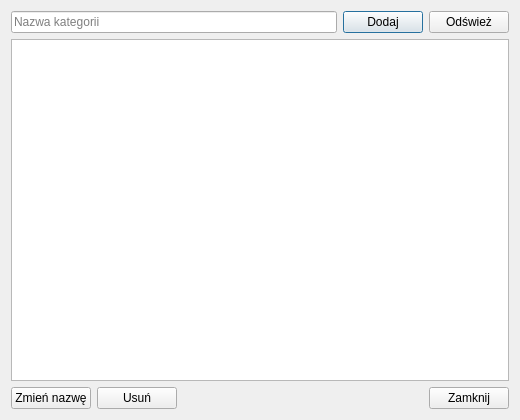
<?xml version="1.0" encoding="UTF-8"?>
<ui version="4.0">
 <class>CategoryDialog</class>
 <widget class="QDialog" name="CategoryDialog">
  <property name="geometry">
   <rect>
    <x>0</x>
    <y>0</y>
    <width>520</width>
    <height>420</height>
   </rect>
  </property>
  <property name="windowTitle">
   <string>Kategorie</string>
  </property>
  <layout class="QVBoxLayout" name="verticalLayout">
   <item>
    <layout class="QHBoxLayout" name="addLayout">
     <item>
      <widget class="QLineEdit" name="categoryNameEdit">
       <property name="placeholderText">
        <string>Nazwa kategorii</string>
       </property>
      </widget>
     </item>
     <item>
      <widget class="QPushButton" name="addCategoryButton">
       <property name="text">
        <string>Dodaj</string>
       </property>
      </widget>
     </item>
     <item>
      <widget class="QPushButton" name="refreshButton">
       <property name="text">
        <string>Odśwież</string>
       </property>
      </widget>
     </item>
    </layout>
   </item>
   <item>
    <widget class="QTableView" name="categoriesTableView"/>
   </item>
   <item>
    <layout class="QHBoxLayout" name="bottomLayout">
     <item>
      <widget class="QPushButton" name="renameButton">
       <property name="text">
        <string>Zmień nazwę</string>
       </property>
      </widget>
     </item>
     <item>
      <widget class="QPushButton" name="deleteButton">
       <property name="text">
        <string>Usuń</string>
       </property>
      </widget>
     </item>
     <item>
      <spacer name="horizontalSpacer">
       <property name="orientation">
        <enum>Qt::Horizontal</enum>
       </property>
       <property name="sizeHint" stdset="0">
        <size>
         <width>40</width>
         <height>20</height>
        </size>
       </property>
      </spacer>
     </item>
     <item>
      <widget class="QPushButton" name="closeButton">
       <property name="text">
        <string>Zamknij</string>
       </property>
      </widget>
     </item>
    </layout>
   </item>
  </layout>
 </widget>
 <resources/>
 <connections/>
</ui>
